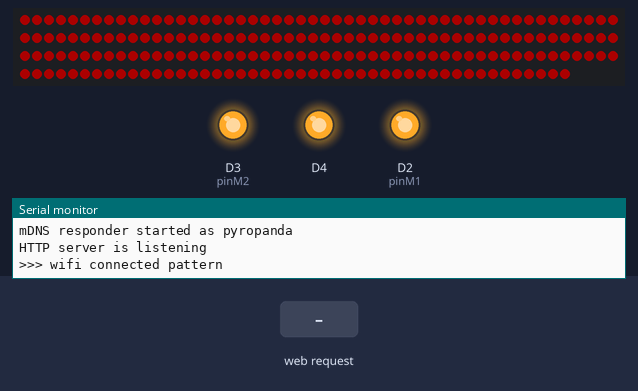
Simulated run of this program. Board: ESP8266 (Wemos D1 mini). On the bench: 196 RGB LEDs in strip order, left to right, continuing on the next row, output pins drawn as LEDs (lit = HIGH, except the on-board LED, lit = LOW), the last lines printed to the serial monitor. The inputs (shaded band) are chosen by the test bench. Dim RGB values are drawn brighter than linear; WiFi joins after 1.5 s; servers stay silent unless stated.

Above: at 6.7 s.
8.9 s: HTTP request GET /spin?id=1&time=1&solid=1 received
10.4 s: HTTP request GET /light/solid?solid=120 received
At 11.5 s:
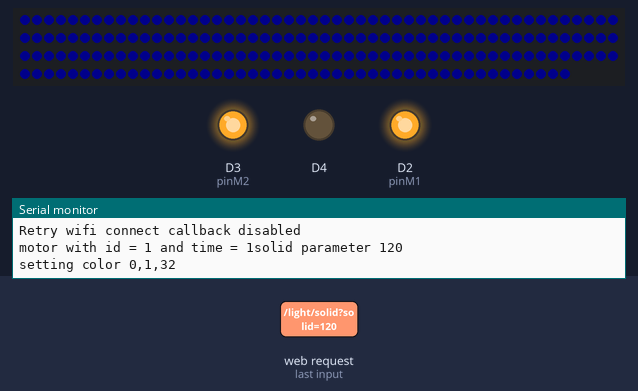
11.9 s: HTTP request GET /light/test received
At 13.4 s:
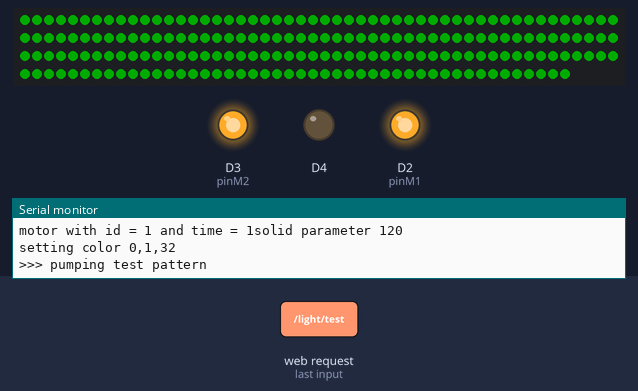
14.9 s: HTTP request GET /light/test?id=1 received
At 15.7 s:
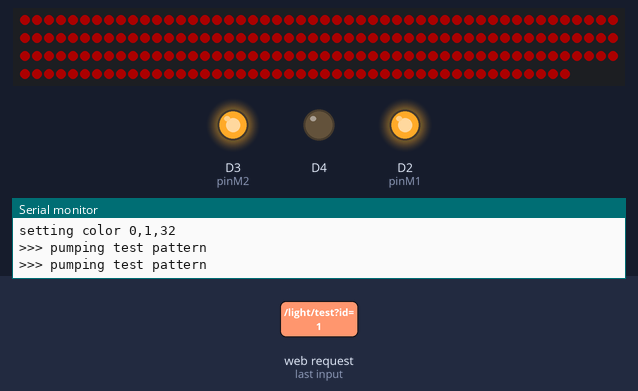
17.9 s: HTTP request GET /light/test?id=0 received
At 19.4 s:
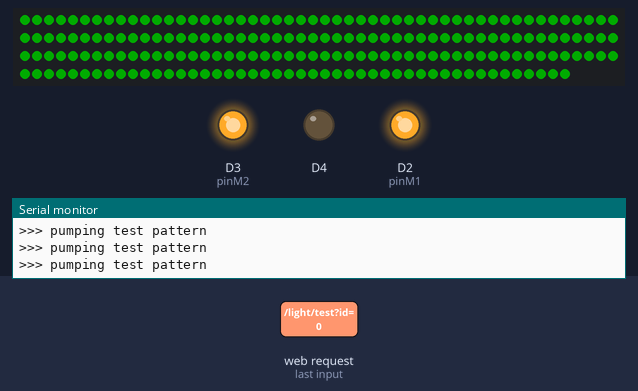
Timing chart, 0 to 20.9 s (numbered marks = the images above; inputs shaded):
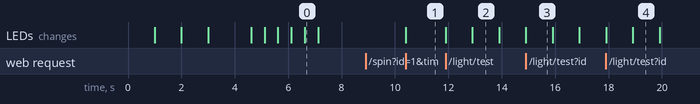

Measured:
- after the input at 10.4 s, the LEDs: change at once (image 1)
- after the input at 11.9 s, the LEDs: first change at once (image 2 shows a later state)
- after the input at 14.9 s, the LEDs: first differ from a run without the input at once (image 3)
- after the input at 17.9 s, the LEDs: first differ from a run without the input at once (image 4 shows a later state)
- what the display in image 0 shows lasts 0.5 s, from 6.6 s to 7.1 s
- what the display in image 2 shows lasts 1.0 s, from 12.9 s to 13.9 s

The program:

main.cpp
```cpp
#if defined(ARDUINO_ARCH_ESP32)
#include <WiFi.h>
#else
#include <ESP8266WiFi.h>
#endif
#include <Arduino.h>
#include <WiFiUdp.h>

#include "config.h"
#include "networking.h"
#include "webserver.h"

#include "log.h"
#include "motor.h"
#include "ledstrip.h"

void setup()
{
  Serial.begin(115200);
  pinMode(BUILTIN_LED, OUTPUT);

  motor_init();

  ledstrip_init();
  ledstrip_test_pattern();

  wifi_init();
  digitalWrite(BUILTIN_LED, HIGH);
  //web_init();
}

void loop()
{
  retry.run();

  motor_loop();
  ledstrip_loop();
  web_loop();
}
```

ledstrip.cpp
```cpp
#include "ledstrip.h"
#include "log.h"

CRGB leds[NUM_LEDS];

const int numLeds = NUM_LEDS;
const int numberOfChannels = numLeds * 3;

// pinout for LED strip
const int pinCLK = D7; //D3;
const int pinSDA = D8; //D4;


// ESPIChipsets CHIPSET,  uint8_t DATA_PIN, uint8_t CLOCK_PIN, EOrder RGB_ORDER > static CLEDController &addLeds(struct CRGB *data, int nLedsOrOffset, int nLedsIfOffset = 0) {


void ledstrip_init() { //(const int ledcount, ESPIChipsets chipset, uint8_t  psda, uint8_t  pclk, EOrder rgbcomp) {
  FastLED.addLeds<APA102, pinSDA, pinCLK, BGR>(leds, NUM_LEDS);
  FastLED.setBrightness(96);
  set_max_power_in_volts_and_milliamps(5, 3000);
  LOG("Initializing LEDs...");
  LOG_NEW_LINE
}

void ledstrip_refresh() {
    FastLED.show();
}

void ledstrip_solid(int r, int g, int b) {
  for (int i = 0 ; i < numLeds ; i++) {
    leds[i] = CRGB(r, g, b);
  }
  show_at_max_brightness_for_power();
}

void ledstrip_test_pattern()
{
  int waiting = 1000;

  LOG(">>> pumping test pattern");
  LOG_NEW_LINE

  for (int i = 0 ; i < numLeds ; i++)
    leds[i] = CRGB(127, 0, 0);

  FastLED.show();
  delay(waiting);

  for (int i = 0 ; i < numLeds ; i++)
    leds[i] = CRGB(0, 127, 0);

  FastLED.show();
  delay(waiting);

  for (int i = 0 ; i < numLeds ; i++)
    leds[i] = CRGB( 0, 0, 127);
  FastLED.show();
  delay(waiting);

  for (int i = 0 ; i < numLeds ; i++)
    leds[i] = CRGB( 0, 0, 0);
  FastLED.show();
}

void ledstrip_online_pattern()
{
  int waiting = 500;

  LOG(">>> wifi connected pattern");
  LOG_NEW_LINE

  for(int j = 0; j < 3; j++) {
    for (int i = 0 ; i < numLeds ; i++)
      leds[i] = CRGB(127, 0, 0);

    FastLED.show();
    delay(waiting);

    for (int i = 0 ; i < numLeds ; i++)
      leds[i] = CRGB(0, 0, 0);

    FastLED.show();
    delay(waiting);
  }
}

/*
void fade(uint16_t duration, Color startColor, Color endColor) {

    int16_t redDiff = endColor.getR() - startColor.getR();
    int16_t greenDiff = endColor.getG() - startColor.getG();
    int16_t blueDiff = endColor.getB() - startColor.getB();

    int16_t delay = 20;
    int16_t steps = duration / delay;

    int16_t redValue, greenValue, blueValue;

    for (int16_t i = 0 ; i < steps - 1 ; ++i) {
        redValue = (int16_t)startColor.getR() + (redDiff * i / steps);
        greenValue = (int16_t)startColor.getG() + (greenDiff * i / steps);
        blueValue = (int16_t)startColor.getB() + (blueDiff * i / steps);

        Serial.print(redValue);
        Serial.print("\t");
        Serial.print(greenValue);
        Serial.print("\t");
        Serial.print(blueValue);
        Serial.println("\t");

        led.shine(redValue, greenValue, blueValue);
        waitMs(delay);
    }

    led.shine(endColor);
}
*/

void ledstrip_loop() {
    // EVERY_N_MILLISECONDS(thisdelay) {                           // FastLED based non-blocking delay to update/display the sequence.
    //   twinkle();
    // }
    // show_at_max_brightness_for_power();
}
```

ledstrip.h
```cpp
#ifndef __LEDSTRIP_H__
#define __LEDSTRIP_H__

#include <FastLED.h>

// LED settings
#define STRIPS 7
#define LEDS_PER_STRIP 28
#define NUM_LEDS LEDS_PER_STRIP * STRIPS

extern const int numLeds;
extern const int numberOfChannels;

extern CRGB leds[NUM_LEDS];

extern const int pinSDA;
extern const int pinCLK;

void ledstrip_init();
void ledstrip_refresh();
void ledstrip_test_pattern();
void ledstrip_online_pattern();

void ledstrip_solid(int r, int g, int b);
void ledstrip_loop();

#endif // __LEDSTRIP_H__
```

log.h
```cpp
#ifndef __LOG_H__
#define __LOG_H__

#define LOG_ENABLED

#include "Arduino.h"

// #define LOG(severity, msg) p msg;

// void p(const char *fmt, ... )
// {
//     static char tmp[128]; // resulting string limited to 128 chars.
//     va_list args;
//     va_start (args, fmt );
//     vsnprintf(tmp, 128, fmt, args);
//     va_end (args);
//     Serial.println(tmp);
//     delay(1);
// }

inline void LOG_SPACE_IMPL();
inline void LOG_SET_IMPL(int8_t i);
inline void LOG_SET_IMPL(int16_t i);
inline void LOG_SET_IMPL(int32_t i);
inline void LOG_SET_IMPL(int64_t i);
inline void LOG_SET_IMPL(uint8_t i);
inline void LOG_SET_IMPL(uint16_t i);
inline void LOG_SET_IMPL(uint32_t i);
inline void LOG_SET_IMPL(uint64_t i);
inline void LOG_SET_IMPL(char c);
inline void LOG_SET_IMPL(String s);
inline void LOG_SET_IMPL(float f);
inline void LOG_SET_IMPL(double d);
inline void LOG_NEW_LINE_IMPL();

#ifdef LOG_ENABLED

#define LOG(P) LOG_SET_IMPL(P)
#define LOG_NEW_LINE LOG_NEW_LINE_IMPL();
#define LOG_SPACE LOG_SPACE_IMPL()

#else

#define LOG(P)
#define LOG_NEW_LINE
#define LOG_SPACE

#endif


inline void LOG_INIT()
{
#if defined (LOG_ENABLED)
  Serial.begin(115200);
  LOG("Initialized: SERIAL_LOG64");
  LOG_NEW_LINE;
#endif

#if defined (EEPROM_LOG_ENABLED)
  LOG_EEPROM_READ;

  EEPROM_LOG_ADDR_PTR = EEPROM_LOG_Start_Address;
#endif
}

inline void LOG_SPACE_IMPL()
{
  Serial.print(" ");
}

inline void LOG_SET_IMPL(int8_t i)
{
  Serial.print(i);
  LOG_SPACE;
}

inline void LOG_SET_IMPL(int16_t i)
{
  Serial.print(i);
  LOG_SPACE;
}

inline void LOG_SET_IMPL(int32_t i)
{
  Serial.print(i);
  LOG_SPACE;
}

inline void LOG_SET_IMPL(uint8_t i)
{
  Serial.print(i);
  LOG_SPACE;
}

inline void LOG_SET_IMPL(uint16_t i)
{
  Serial.print(i);
  LOG_SPACE;
}

inline void LOG_SET_IMPL(uint32_t i)
{
  Serial.print(i);
  LOG_SPACE;
}


inline void LOG_SET_IMPL(char c)
{
  Serial.print(c);
  LOG_SPACE;
}


inline void LOG_SET_IMPL(String s)
{
  Serial.print(s);
  LOG_SPACE;
}

inline void LOG_SET_IMPL(float f)
{
  Serial.print(f);
  LOG_SPACE;
}

inline void LOG_SET_IMPL(double d)
{
  Serial.print(d);
  LOG_SPACE;
}

inline void LOG_NEW_LINE_IMPL()
{
  Serial.println(" ");
}

inline void LOG_SET_IMPL(uint64_t n)
{
  unsigned char buf[16 * sizeof(long)];

  if (n == 0)
  {
    Serial.print((char)'0');
    LOG_SPACE;
    return;
  }

  for (uint16_t i = 0; n > 0; i++)
  {
    buf[i] = n % 10;
    n /= 10;
  }

  for (uint16_t i = 0; i > 0; i--)
  {
    Serial.print((char) (buf[i - 1] < 10 ? ('0' + buf[i - 1]) : ('A' + buf[i - 1] - 10)));
  }

  LOG_SPACE;
}

inline void LOG_SET_IMPL(int64_t n)
{
  unsigned char buf[16 * sizeof(long)]; ;

  if (n == 0)
  {
    Serial.print((char)'0');
    LOG_SPACE;
    return;
  }

  if (n < 0)
  {
    Serial.print((char)'-');
    n = n * (-1);
  }

  for (uint16_t i = 0; n > 0; i++)
  {
    buf[i] = n % 10;
    n /= 10;
  }

  for (uint16_t i = 0; i > 0; i--)
  {
    Serial.print((char) (buf[i - 1] < 10 ? ('0' + buf[i - 1]) : ('A' + buf[i - 1] - 10)));
  }

  LOG_SPACE;
}


#endif // __LOG_H__
```

motor.cpp
```cpp
#include <Arduino.h>
#include "motor.h"
#include "log.h"

const int pinM1 = D2;
const int pinM2 = D3;

unsigned long m1Timeout = 0;
unsigned long m2Timeout = 0;

void motor_init() {
    LOG("Initializing motors");
    LOG_NEW_LINE

    pinMode(pinM1, OUTPUT);
    pinMode(pinM2, OUTPUT);

    digitalWrite(pinM1, HIGH);
    digitalWrite(pinM2, HIGH);
}

void motor_on(int id, int msecs) {
    bool changed = false;

    switch(id) {
        case 1:
            digitalWrite(pinM1, LOW);
            m1Timeout = millis() + msecs;
            break;
        case 2:
            digitalWrite(pinM2, LOW);
            m2Timeout = millis() + msecs;
            break;
    }

    if(changed) {
        LOG("motor on");
        LOG_NEW_LINE
    }
}

void motor_off(int id) {
    bool changed = false;

    switch(id) {
        case 1:
            digitalWrite(pinM1, HIGH);
            break;
        case 2:
            digitalWrite(pinM2, HIGH);
            break;
    }

    if(changed) {
        LOG("motor off");
        LOG_NEW_LINE
    }
}

void motor_loop() {
    if(m1Timeout < millis()) {
        motor_off(1);
    }

    if(m2Timeout < millis()) {
        motor_off(2);
    }
}
```

motor.h
```cpp
#ifndef __MOTOR_H__
#define __MOTOR_H__

void motor_init();
void motor_on(int id, int msecs);
void motor_off(int id);
void motor_loop();

#endif
```

networking.cpp
```cpp
#if defined(ARDUINO_ARCH_ESP32)
#include <WiFi.h>
#else
#include <ESP8266WiFi.h>
#endif

#include <Arduino.h>
#include <WiFiUdp.h>

#include "config.h"
#include "networking.h"
#include "ledstrip.h"
#include "webserver.h"

#include "log.h"

IPAddress thisip;
DNSServer dnsServer;

// default network settings when operating as an AP
IPAddress ip_static = IPAddress(10, 0, 0, 1);
IPAddress gw_static = IPAddress(10, 0, 0, 1);
IPAddress sn_static = IPAddress(255, 255, 255, 0);

SimpleTimer retry;
int timerId = -1;

/**
 * connect to WiFi access point as client station
 *
 * @param ssid to connect to
 * @param passw password
 * @param timeout is in seconds
 */
bool wifi_connect_as_client(const char *ssid, const char *passw, int timeouts = 10) {
  boolean succeeded = true;

  WiFi.mode(WIFI_STA);  // both hotspot and client are enabled
  WiFi.begin(ssid, passw);
  LOG("Connecting to WiFi ");
  LOG(ssid);
  LOG_NEW_LINE

  // wait for connection
  LOG("Connecting");
  unsigned long tout = millis() + (timeouts * 1000);
  while (WiFi.status() != WL_CONNECTED) {
    delay(200);
    Serial.print(".");
    if (millis() > tout) {
      succeeded = false;
      break;
    }
  }
  LOG_NEW_LINE

  // if we are connected we probably were assigned an IP
  // if (succeeded) {
  //   thisip = WiFi.localIP();
  //   // copy assigned IP to config
  //   config.cfg_ip[0] = thisip[0];
  //   config.cfg_ip[1] = thisip[1];
  //   config.cfg_ip[2] = thisip[2];
  //   config.cfg_ip[3] = thisip[3];
  // }

  // config.cfg_mode = WifiMode::CLIENT;

  return succeeded;
}

bool wifi_create_ap(const char *myssid) {
  WiFi.mode(WIFI_AP);

  // optional soft ip config
  LOG("Custom AP IP/GW/Subnet");
  LOG_NEW_LINE
  WiFi.softAPConfig(ip_static, gw_static, sn_static);

  WiFi.softAP(myssid);
  LOG("Creating WiFi access point with name ");
  LOG(myssid);
  LOG_NEW_LINE

  // let a long delay happen here, otherwise we might not get an IP
  delay(1000);

  // setup the DNS server redirecting all the domains to the ap IP
  dnsServer.setErrorReplyCode(DNSReplyCode::NoError);
  dnsServer.start(DNS_PORT, "*", WiFi.softAPIP());

  Serial.print("AP IP address: ");
  Serial.println(WiFi.softAPIP());

  // config.cfg_mode = WifiMode::ACCESS_POINT;
}

/**
 * start the mDNS responder for device
 */
bool network_create_mdns_entry(const char *entryname) {
  if (!MDNS.begin( entryname )) {
    LOG("couldn't set up the mDNS service");
    LOG_NEW_LINE
  } else {
    LOG("mDNS responder started as");
    LOG(entryname);
    LOG_NEW_LINE
  }
}

void wifi_retry_connection() {
  // first try to connect to a given WiFi AP
  if( wifi_connect_as_client(wifi_ssid, wifi_password) ) {
    LOG("Connected to ");
    LOG(wifi_ssid);
    LOG("IP address: ");
    Serial.println( WiFi.localIP() );
    LOG_NEW_LINE

    // create mDNS entry
    String mdns = "pyropanda" + thisip[3];
    network_create_mdns_entry( mdns.c_str() );

    // initialize webserver
    web_init();

    // indicate that we have successfully connected to wifi
    ledstrip_online_pattern();

    // disable retry timer if the wifi connection suceeded
    if(timerId > 0) { retry.disable(timerId); }
    LOG("Retry wifi connect callback disabled");
    LOG_NEW_LINE

  } else {
    LOG("Failed to connect to WiFi, retrying in ");
    LOG(WIFI_RETRY_IN_SECS);
    LOG(" seconds...");
    LOG_NEW_LINE

    // if we didn't succedd at connecting to wifi, retry in
    timerId = retry.setTimeout(WIFI_RETRY_IN_SECS*1000, wifi_retry_connection);
  }
}

void wifi_init()
{
  // initialize the retry loop and keep trying until we succeed
  wifi_retry_connection();
/*
  // first try to connect to a given WiFi AP
  if( wifi_connect_as_client(wifi_ssid, wifi_password) ) {
    LOG("Connected to ");
    LOG(wifi_ssid);
    LOG("IP address: ");
    Serial.println( WiFi.localIP() );

    // LOG( cfgutil_get_ip_address() );
    LOG_NEW_LINE

    // // save IP
    // persistence_save_settings();

    // create mDNS entry
    String mdns = "pyropanda" + thisip[3];
    network_create_mdns_entry( mdns.c_str() );
  } else {
    // if we do not succeed at connecting to an existing AP, create our own
    // and setup DNS to channel all connections to the captive portal
    LOG("Connection failed.");
    LOG_NEW_LINE

    wifi_create_ap("PP_UNCONFIGURED");
  }
*/
}
```

networking.h
```cpp
#ifndef __WIFI_H__
#define __WIFI_H__

#include <DNSServer.h>
#include <ESP8266mDNS.h>

#include <SimpleTimer.h>


enum WifiMode {
    CLIENT = 10,        // station node
    HYBRID_AP = 15,     // station + ap
    ACCESS_POINT = 20,  // ap only
    MESH = 30           // mesh
};

#define DNS_PORT  53

extern DNSServer dnsServer;
extern IPAddress thisip;
extern SimpleTimer retry;

void wifi_init();

#endif // __WIFI_H__
```

webserver.cpp
```cpp
#include "webserver.h"

#include <Arduino.h>
#include <ArduinoJson.h>
#include "motor.h"
#include "ledstrip.h"
#include "log.h"

bool wsInitialized = false;
ESP8266WebServer server(80);

void parse_css_color(String ccode, int &r, int &g, int &b) {
    //string hexstring = "#FF3Fa0";
    int number = strtol(&ccode[0], NULL, 16); //&ccode[1], NULL, 16);

    // Split them up into r, g, b values
    r = number >> 16;
    g = number >> 8 & 0xFF;
    b = number & 0xFF;
}

void post_result(String retval) {
    //server.sendHeader("Access-Control-Allow-Origin", "*");
    server.sendHeader("Access-Control-Max-Age", "10000");
    server.sendHeader("Access-Control-Allow-Methods", "POST,GET,OPTIONS");
    server.sendHeader("Access-Control-Allow-Headers", "Origin, X-Requested-With, Content-Type, Accept");
    server.send(200, "text/plain", retval);
}

void handle_motor() {
    String mid = server.arg("id");
    //String state = server.arg("state");
    String tms = server.arg("time");

    Serial.print("motor with id = ");
    Serial.print(mid);
    Serial.print(" and time = ");
    Serial.print(tms);

    motor_on(mid.toInt(), tms.toInt());

    post_result("{'result':'ok'}");
/*

    String posted = server.arg("plain");

    DynamicJsonBuffer jsonBuffer(4096);
    JsonObject& root = jsonBuffer.parseObject(posted);

    if (!root.success()) {
        Serial.println("JSON parsing failed!");
        server.send(500, "text/plain", "failed to parse incoming JSON");
        return;
    }

    Serial.print("Id = ");
    int id = root["motor"]["id"];
    Serial.println(id);

    Serial.print("State = ");
    String st = root["motor"]["state"];
    Serial.println(st);

    Serial.print("Time = ");
    int ms = root["motor"]["time"];
    Serial.println(ms);

    LOG("motor on");
    LOG_NEW_LINE

    motor_on(id, ms);

    post_result("{'result':'ok'}");
*/
}

void handle_light_test() {
    ledstrip_test_pattern();
    post_result("{'result':'ok'}");
}

void handle_light_gradient() {
    post_result("{'result':'ok'}");
}

void debug_params() {
    String message = "Number of args received:";
    message += server.args();            //Get number of parameters
    message += "\n";                            //Add a new line

    for (int i = 0; i < server.args(); i++) {
        message += "Arg nr. " + (String)i + " => ";
        message += server.argName(i) + " = ";
        message += server.arg(i) + "\n";
    }

    server.send(200, "text/plain", message);       //Response to the HTTP request
}

void handle_light_solid() {

    String solid = server.arg("solid");

    Serial.print("solid parameter ");
    Serial.println(solid);


    int r, g, b;
    parse_css_color(solid, r, g, b);

    Serial.print("setting color ");
    Serial.print(r);
    Serial.print(",");
    Serial.print(g);
    Serial.print(",");
    Serial.print(b);
    Serial.println();

    ledstrip_solid(r, g, b);

    post_result("{'result':'ok'}");

/*
    // THIS IS WITH POST REQUEST RAW BODY
    String posted = server.arg("plain");

    Serial.println( posted );

    DynamicJsonBuffer jsonBuffer(4096);
    JsonObject& root = jsonBuffer.parseObject(posted);

    if (!root.success()) {
        Serial.println("JSON parsing failed!");
        server.send(500, "text/plain", "failed to parse incoming JSON");
        return;
    }

    Serial.print("solid = ");
    String solid = root["solid"];
    Serial.println(solid);

    int r, g, b;
    parse_css_color(solid, r, g, b);
    ledstrip_solid(r, g, b);


    post_result("{'result':'ok'}");
*/
}

void handle_root() {
    Serial.println("Request to / received");
    server.send(200, "text/plain", "POLYDISO controller is online");
}

void handle_404(){
    server.send(404, "text/plain", "404: and then there was silence");
}

void web_init() {
    // action handlers
    server.on("/", handle_root);
    server.on("/light/test", handle_light_test);
    server.on("/light/solid", handle_light_solid);
    server.on("/light/gradient", handle_light_gradient);
    server.on("/spin",  handle_motor);
    // 404 handler
    server.onNotFound(handle_404);


    server.begin();
    Serial.println ( "HTTP server is listening" );
    wsInitialized = true;
}

void web_loop() {
    if(wsInitialized) {
        server.handleClient();
    }
}
```

webserver.h
```cpp
#ifndef __WEBSERVER_H__
#define __WEBSERVER_H__

#include <ESP8266WiFi.h>
#include <ESP8266WebServer.h>

void web_init();
void web_loop();

#endif // __WEBSERVER_H__
```

config.h
```cpp
#ifndef __CONFIG_H__
#define __CONFIG_H__

#define LOG_ENABLED

#define wifi_ssid      "PARAPHONIC"
#define wifi_password  ""

#define WIFI_RETRY_IN_SECS 10 //1*60

#endif // __CONFIG_H__
```
